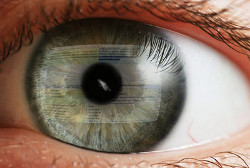
#> input picture OpenCV/eye-image.jpg, 250 x 168 px
$ python pupil.py   (older library calls are emulated)
#> lines starting #> are read from the running program, lines starting #| are printed output that depends on the picture; after the words box and inside, x2 and y2 are one past the last pixel; in counts of white or black regions, pixels touching at a corner belong together
import cv2
import numpy as np

def randomSelection(i, image):
    x, y, radius, total = i[1], i[0], i[2], 0
    total += image[x][y][2]
    total += image[int(x + (radius/2))][y][2]
    total += image[int(x - (radius/2))][y][2]
    total += image[x][int(y + (radius/2))][2]
    total += image[x][int(y + (radius/2))][2]
    return total

def pickBestCircle(circles, image):
    bestCircle = []
    minValue = pow(2, 30)
    for i in circles[0, :]:
        total = randomSelection(i, image)
        if total < minValue:
            minValue = total
            bestCircle = i
    return bestCircle

def useImage():
    # get image
    image = cv2.imread('eye-image.jpg')
#> image is the input picture: shape (168, 250, 3); mean B, G, R 99.1, 113.8, 136
    cv2.imshow('main_image', image)

    # grayscale conversion
    gray_image = cv2.cvtColor(image, cv2.COLOR_BGR2GRAY)
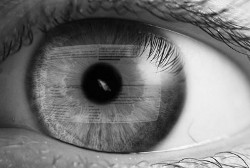
#> gray_image: shape (168, 250); min 0, max 252, mean 118.8
    blurredgray_image = cv2.medianBlur(gray_image, 5)
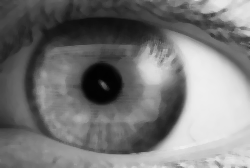
#> blurredgray_image: shape (168, 250); min 2, max 239, mean 119.5
    cv2.imwrite('gray_image.png', blurredgray_image)

    # threshold calculation
    thresh = 21
    im_bw = cv2.threshold(blurredgray_image, thresh, 400, cv2.THRESH_BINARY)[1]
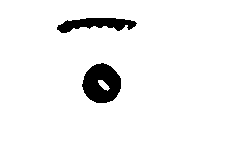
#> im_bw: shape (168, 250); 95.7% white; 2 black regions, box (x1, y1, x2, y2) and area: (82, 63, 121, 103) 1120, (57, 18, 137, 33) 707
    cv2.imshow('gray_image', im_bw)

    # Hough Circles -> Finds all circles
    circles = cv2.HoughCircles(blurredgray_image, cv2.cv.CV_HOUGH_GRADIENT, 1, 20, param1 = 50, param2 = 30, minRadius = 0, maxRadius = 80)
#> circles = 17 rows, first 8: [91.5, 81.5, 67.3], [114.5, 85.5, 71.7], [193.5, 103.5, 61.8], [96.5, 101.5, 51.9], [202.5, 82.5, 66.2], [130.5, 37.5, 34.1], [71.5, 112.5, 28.6], [203.5, 49.5, 36.4]
    circles = np.uint16(np.around(circles))
#> circles = 17 rows, first 8: [92, 82, 67], [114, 86, 72], [194, 104, 62], [96, 102, 52], [202, 82, 66], [130, 38, 34], [72, 112, 29], [204, 50, 36]

    # Pick best circle according to our needs
    bestCircle = pickBestCircle(circles, image)
#> the loop in pickBestCircle, `for i in circles[0, :]:` made 17 passes
#> (x in randomSelection, y in randomSelection, radius in randomSelection, total, minValue, bestCircle) on passes 1, 4, 6, 11: (82, 92, 67, 388, 388, [92, 82, 67]), (102, 96, 52, 332, 332, [96, 102, 52]), (38, 130, 34, 289, 289, [130, 38, 34]), (30, 110, 29, 270, 270, [110, 30, 29])
#> (i, x in randomSelection, y in randomSelection, radius in randomSelection, total) on passes 2, 3, 5, 7, 8, 9: ([114, 86, 72], 86, 114, 72, 548), ([194, 104, 62], 104, 194, 62, 1160), ([202, 82, 66], 82, 202, 66, 1110), ([72, 112, 29], 112, 72, 29, 674), ([204, 50, 36], 50, 204, 36, 928), ([144, 76, 29], 76, 144, 29, 972)
#> after the loop in pickBestCircle, `for i in circles[0, :]:`: minValue = 270
#> bestCircle = [110, 30, 29]

    # Draw the best circle on the current image
    cv2.circle(image,(bestCircle[0],bestCircle[1]),bestCircle[2],(0,255,0),2)
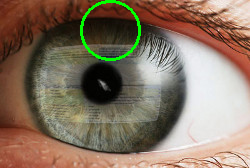
#> image: shape (168, 250, 3); 1.28% of pixels changed, all inside (x1, y1, x2, y2) = (80, 0, 141, 61)
    cv2.circle(image,(bestCircle[0],bestCircle[1]),2,(0,0,255),3)
#> image: shape (168, 250, 3); 0.1% of pixels changed, all inside (x1, y1, x2, y2) = (106, 26, 115, 35)

    # Prints the other circles
    # [x, y, radius]
    for i in circles[0,:]:
        x, y, radius = i[0], i[1], i[2]
        cv2.circle(image, (x, y), radius, (0, 255, 0), 1) # draw the outer circle
        cv2.circle(image, (x, y), 1, (0, 0, 255), 2) # draw the center of the circle
#> this loop made 17 passes
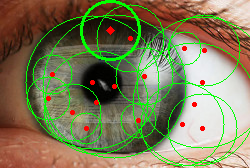
#> image: shape (168, 250, 3); mean B, G, R 89.7, 125.4, 126.3

    cv2.imshow('detected circles', image)

if __name__ == "__main__":
    useImage()
